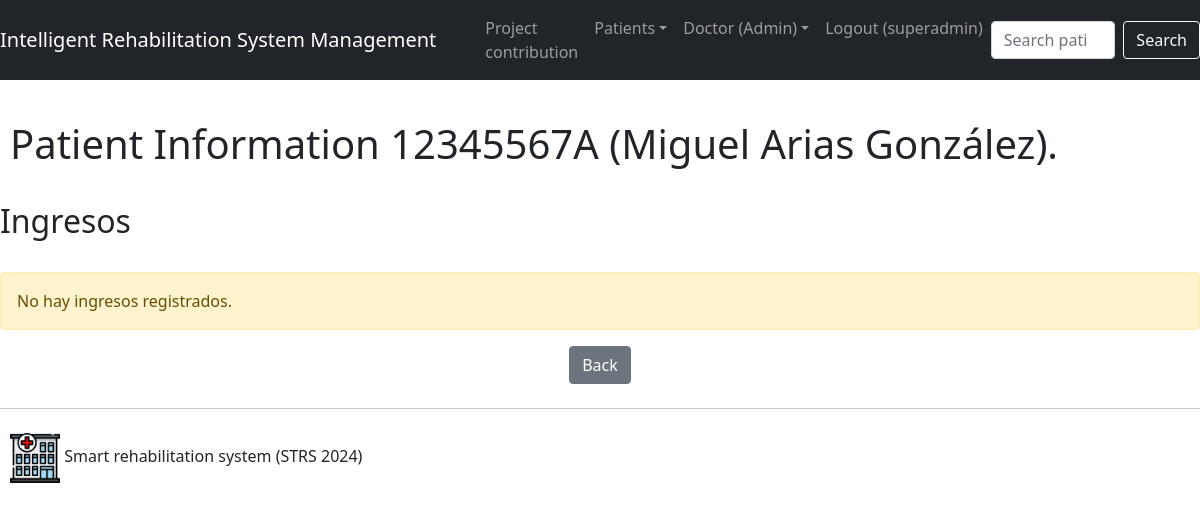
Screenshot of /hospital/pacientes/mostrar/12345567A/ (signed in) with the database file from the repository.
### gestHospital/models.py (models this page shows, shortened)
class Paciente(models.Model):
    MUJER = 'M'
    HOMBRE = 'H'
    OTRO = 'NS/NR'
    SEXO_CHOICES = (
        (MUJER, 'Female'),
        (HOMBRE, 'Male'),
        (OTRO, 'Other')
    )
    NUM_SS = 'SSN'
    OTRO = 'NIF/NIE'
    DOC_CHOICES = (
        (NUM_SS, 'Social Security Number'),
        (OTRO, 'NIF/NIE')
    )
    Documentacion = models.CharField(max_length=25, choices=DOC_CHOICES, default=NUM_SS)
    NumId = models.CharField(max_length=20, primary_key=True, help_text='Social Security Number or any other mutuality recognized by the state. If unavailable, register NIF or NIE.')
    Nombre = models.CharField(max_length=25)
    Apellidos = models.CharField(max_length=40)
    Sexo = models.CharField(choices=SEXO_CHOICES, default=OTRO, max_length=10)
    Lesiones = models.ManyToManyField(Lesion, blank=True)  # Relacion de muchos a muchos

### gestHospital/views.py (the view)
# urls.py: path('pacientes/mostrar/<str:NumId>/', views.mostrarPaciente, name='gestHospital-v-paciente'),
@login_required(login_url=reverse_lazy('gestHospital-login'), redirect_field_name=NEXT_FIELD_LABEL)
@permission_required( ['gestHospital.view_paciente'], raise_exception=True)
def mostrarPaciente(request, NumId):
    res = GestorPaciente.buscarPaciente(NumId)
    if ( res is None):
        error = "No existe el paciente con identificador " + NumId
        op = "Buscar paciente"
        return render(request, RESULTADO, {'errorMsg': error, "texto_op" : op, 'tablapaciente': True })
        pass
    else:
        return render(request, MOSTRAR_PACIENTE, {'paciente': res, 'tablapaciente': True})
        pass
    pass

### gestHospital/hospitales.py (called while the page is built)
    def buscarPaciente( NumId=None ):
        if ( NumId is None ):
            pacientes = list( Paciente.objects.all())
            return pacientes
            pass
        else:
            try:
                paciente = Paciente.objects.get(NumId = NumId)
                return paciente
                pass
            except ObjectDoesNotExist:
                return None
                pass
            pass
        pass

### gestHospital/templates/gestHospital/mostrarPaciente.html
{% extends gestHospital_base_html %}
{% load static %}
{% block contenido %}
{% if paciente %}
<h1> Patient Information {{paciente.NumId}} ({{paciente.Nombre}} {{paciente.Apellidos}}).</h1></br>
<h2>Ingresos</h2></br>
{%if paciente.ingreso_set.all.count > 0 %}
    {% include gestHospital_tabla_ingresos with lista=paciente.ingreso_set.all %}
{% else %}
<div class="alert alert-warning" role="alert">
    No hay ingresos registrados.
</div>
{% endif %}
{% else %}
<div class="alert alert-warning" role="alert">
    No se ha encontrado el paciente solicitado.
</div>
{% endif%}
{% include gestHospital_volver_tablapac %}
{% endblock %}

### gestHospital/templates/gestHospital/base.html (shortened to what this page needs)
<!DOCTYPE html>
<html lang="es">
<head>
  {% load static %}
  <link href="https://cdn.jsdelivr.net/npm/bootstrap@5.1.3/dist/css/bootstrap.min.css" rel="stylesheet"
>
  <link rel="stylesheet" href="{% static gestHospital_css %}">
</head>
<body>
  <nav class="navbar navbar-expand-lg navbar-dark bg-dark">
    <a class="navbar-brand" href="{% url 'gestHospital-bienvenida' %}">Intelligent Rehabilitation System Management</a>
    <div class="collapse navbar-collapse" id="navbar-menu">
      <ul class="navbar-nav mr-auto">
        <li class="nav-item">
          <a class="nav-link" href="{% url 'gestHospital-historia' %}">Project contribution</a>
        </li>
        {% if user.is_authenticated %}
        <li class="nav-item dropdown">
          <a class="nav-link dropdown-toggle" href="#" id="navbarDropdown" role="button" data-bs-toggle="dropdown"
            aria-haspopup="true" aria-expanded="false">Patients</a>
        </li>
        <li class="nav-item dropdown">
          <a class="nav-link dropdown-toggle" href="#" id="navbarDropdown" role="button" data-bs-toggle="dropdown"
            aria-haspopup="true" aria-expanded="false">Doctor (Admin)</a>
        </li>
        {% else %}
        <li class="nav-item">
          <a class="nav-link" href="{% url 'gestHospital-login' %}">Login</a>
        </li>
        {% endif %}
        {% if user.is_authenticated %}
        <li class="nav-item">
          <a class="nav-link" href="{% url 'gestHospital-logout' %}">Logout&nbsp;({{user.username}})</a>
        </li>
        {% endif %}
      </ul>
    </div>
    {% if user.is_authenticated %}
    <form class="d-flex" role="search" action="{% url 'gestHospital-s-f-paciente' %}" method="POST">
      <input class="form-control me-2" type="search" placeholder="Search patient" aria-label="Buscar" max_length=50 required
        id="id_texto" name="texto">
      <button class="btn btn-outline-light" type="submit">Search</button>
    </form>
    {% endif %}
  </nav>
  <div class="jumbotron">
    <div id='content'>
      {% block contenido %}{% endblock %}
    </div>
    <div id='foot'>
      <hr class="my-4">
      <p class="foot">
        <img src="{% static gestHospital_imagen_hospital %}" class="img-tumbnail" width="50" height="50"
          alt="Icono de un hospital">
        Smart rehabilitation system (STRS 2024)
      </p>
    </div>
  </div>
</body>
</html>

### gestHospital/static/gestHospital/gestHospital.css (style rules this page uses)
h1 { margin-left: 10px; margin-top: 40px; margin-bottom: 10px; margin-right: 20px; }
p { margin-left: 20px; margin-right: 20px; }
ul { margin-left: 25px; }
p.foot { margin-left: 10px; }

### rows the page displays
Paciente: NumId "12345567A", Nombre "Miguel", Apellidos "Arias González"

### other values shown
{{ user.username }} "superadmin"
